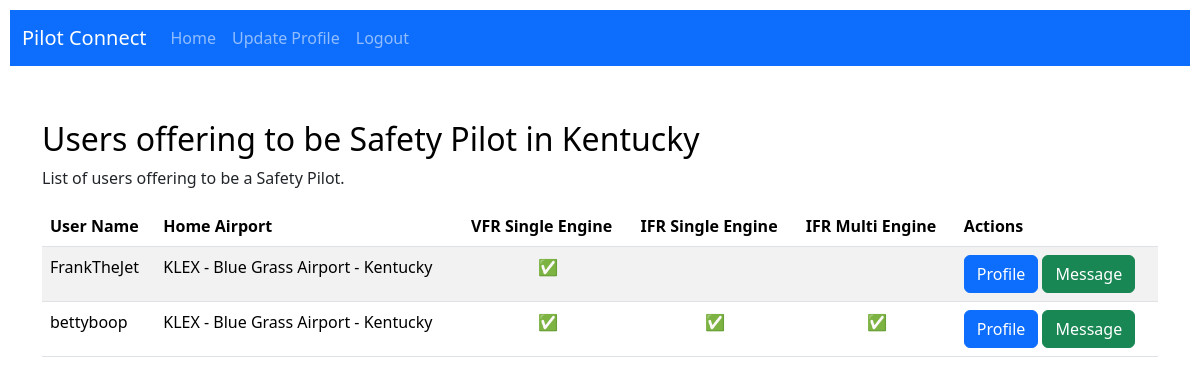
The page /safety_pilot_list_offering_by_state/ (signed in) on the database its author committed.
### connections/models.py (models this page shows, shortened)
class PilotProfile(models.Model):
    user = models.OneToOneField(User, on_delete=models.CASCADE)
    home_airport = models.ForeignKey(AirportData, on_delete=models.SET_NULL, null=True, blank=True)
    flight_hours = models.PositiveIntegerField(default=0)
    last_activity_date = models.DateTimeField(null=True, blank=True)
    private_pilot = models.BooleanField(default=False)
    instrument_rating = models.BooleanField(default=False)
    commercial_pilot_single_engine = models.BooleanField(default=False)
    flight_instructor_cfi = models.BooleanField(default=False)
    flight_instructor_cfii = models.BooleanField(default=False)
    commercial_pilot_multi_engine = models.BooleanField(default=False)
    flight_instructor_multi_engine_mei = models.BooleanField(default=False)
    safety_pilot_need_vfr_single_engine = models.BooleanField(default=False)
    safety_pilot_need_ifr_single_engine = models.BooleanField(default=False)
    safety_pilot_need_ifr_multi_engine = models.BooleanField(default=False)
    safety_pilot_offer_vfr_single_engine = models.BooleanField(default=False)
    safety_pilot_offer_ifr_single_engine = models.BooleanField(default=False)
    safety_pilot_offer_ifr_multi_engine = models.BooleanField(default=False)
    instructor_need_cfi = models.BooleanField(default=False)
    instructor_need_instrument_cfii = models.BooleanField(default=False)
    instructor_need_commercial_single_engine = models.BooleanField(default=False)
    instructor_need_commercial_multi_engine_mei = models.BooleanField(default=False)
    instructor_offer_cfi = models.BooleanField(default=False)
    instructor_offer_instrument_cfii = models.BooleanField(default=False)
    instructor_offer_commercial_single_engine = models.BooleanField(default=False)
    instructor_offer_commercial_multi_engine_mei = models.BooleanField(default=False)
    rent_need_single_engine = models.BooleanField(default=False)
    rent_need_multi_engine = models.BooleanField(default=False)
    rent_offer_single_engine = models.BooleanField(default=False)
    rent_offer_multi_engine = models.BooleanField(default=False)
    comments = models.TextField(null=True, blank=True)

class AirportData(models.Model):
    country_code = models.CharField(max_length=2, default='US')
    iata = models.CharField(max_length=3)
    icao = models.CharField(max_length=4)
    airport = models.CharField(max_length=255)
    latitude = models.FloatField(default=0.0)
    longitude = models.FloatField(default=0.0)
    city = models.CharField(max_length=255)
    state = models.CharField(max_length=255)
    def __str__(self):
        return f"{self.icao} - {self.airport} - {self.state}"

### connections/views.py (the view)
# urls.py: path('safety_pilot_list_offering_by_state/', SafetyPilotListOfferingByStateView.as_view(), name='safety_pilot_list_offering_by_state'),
class SafetyPilotListOfferingByStateView(ListView):
    model = PilotProfile
    template_name = 'connections/safety_pilot_list_offering_by_state.html'  # You can create a new template if needed
    def get_queryset(self):
        user_state = self.request.user.pilotprofile.home_airport.state
        return PilotProfile.objects.filter(
            Q(safety_pilot_offer_vfr_single_engine=True, user__pilotprofile__home_airport__state=user_state) |
            Q(safety_pilot_offer_ifr_single_engine=True, user__pilotprofile__home_airport__state=user_state) |
            Q(safety_pilot_offer_ifr_multi_engine=True, user__pilotprofile__home_airport__state=user_state)
        )

### connections/templates/connections/safety_pilot_list_offering_by_state.html (shortened to what this page needs)
{% extends 'connections/base.html' %}
{% block content %}
  <div class="container mt-4">
    <h2 style="color: black;">Users offering to be Safety Pilot in {{ user.pilotprofile.home_airport.state }}</h2>
    <p>List of users offering to be a Safety Pilot.</p>
    <table class="table table-striped mt-2">
      <thead>
        <tr>
          <th scope="col">User Name</th>
          <th scope="col">Home Airport</th>
          <th scope="col">VFR Single Engine</th>
          <th scope="col">IFR Single Engine</th>
          <th scope="col">IFR Multi Engine</th>
          <th scope="col">Actions</th>
        </tr>
      </thead>
      <tbody>
        {% for pilot_profile in object_list %}
          <tr>
            <td>{{ pilot_profile.user.username }}</td>
            <td>{{ pilot_profile.home_airport }}</td>
            <td class="text-center">{% if pilot_profile.safety_pilot_offer_vfr_single_engine %}✅{% endif %}</td>
            <td class="text-center">{% if pilot_profile.safety_pilot_offer_ifr_single_engine %}✅{% endif %}</td>
            <td class="text-center">{% if pilot_profile.safety_pilot_offer_ifr_multi_engine %}✅{% endif %}</td>
            <td>
              <a href="{% url 'view_pilot_profile' user_id=pilot_profile.user.id %}" class="btn btn-primary">Profile</a>
              <a href="{% url 'send_message' recipient_id=pilot_profile.user.id %}" class="btn btn-success">Message</a>
            </td>
          </tr>
        {% endfor %}
      </tbody>
    </table>
  </div>
{% endblock %}

### connections/templates/connections/base.html (style rules this page uses)
body { margin: 0; padding: 0; display: flex; flex-direction: column; min-height: 100vh; }

### rows shown on the page
PilotProfile: user.username "FrankTheJet", home_airport "KLEX - Blue Grass Airport - Kentucky"
PilotProfile: user.username "bettyboop", home_airport "KLEX - Blue Grass Airport - Kentucky"

### other values the page prints
{{ user.pilotprofile.home_airport.state }} "Kentucky"
